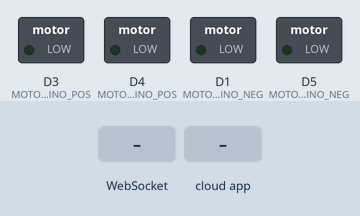
A sketch run on a simulated ESP8266 (NodeMCU). On the bench: switched loads named in the sketch (green lamp = pin HIGH). The inputs (shaded band) are chosen by the test bench. WiFi joins after 1.5 s; servers stay silent unless stated; what the sketch prints to the serial monitor is not drawn.

Above: at 2.7 s.
2.8 s: WebSocket text "FRONT" received
At 4.0 s:
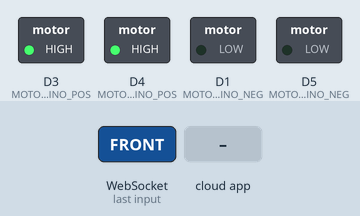
4.3 s: WebSocket text "LEFT" received
At 5.2 s:
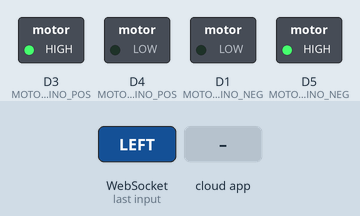
5.8 s: the phone or cloud app sets led to 1
At 6.3 s:
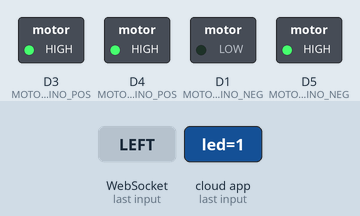
7.3 s: WebSocket text "RIGHT" received
At 8.5 s:
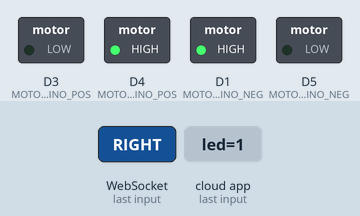
8.8 s: WebSocket text "BACK" received
At 9.9 s:
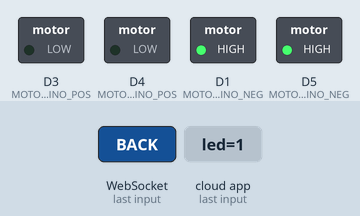
10.3 s: the phone or cloud app sets led to 1
At 11.0 s:
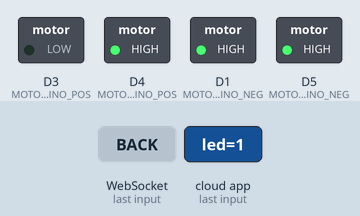
Timing chart, 0 to 12.8 s (numbered marks = the images above; inputs shaded):
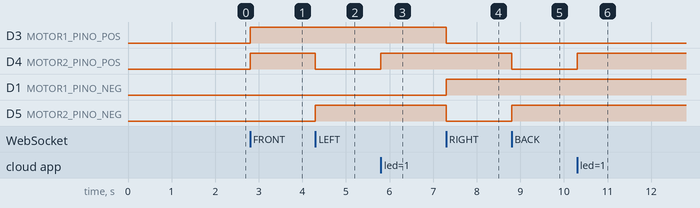

The sketch:

main.ino
```cpp
#include <ESP8266WiFi.h>
#include <WebSocketsServer.h>
#include <DHT.h> //Biblioteca para funcionamento do sensor de temperatura e umidade DHT11
#include <ThingerESP8266.h>
#include <SPI.h>

#define D0    16
#define D1    5
#define D2    4
#define D3    0
#define D4    2
#define D5    14
#define D6    12
#define D7    13
#define D8    15

#define MOTOR1_PINO_POS    D3
#define MOTOR1_PINO_NEG    D1
#define MOTOR2_PINO_POS    D4
#define MOTOR2_PINO_NEG    D5

#define DHTPIN 4 //Pino digital D2 (GPIO4) conectado ao DHT11
#define DHTTYPE DHT11 //Tipo do sensor DHT11

#define USERNAME "eduardossaleme"
#define DEVICE_ID "testando"
#define DEVICE_CREDENTIAL "&ksGZ9eb+0q!vFQ5"

#define SSID "PIC2-2.4G"
#define SSID_PASSWORD "engcomp@ufes"


WebSocketsServer webSocket = WebSocketsServer(81);

ThingerESP8266 thing(USERNAME, DEVICE_ID, DEVICE_CREDENTIAL);

DHT dht(DHTPIN, DHTTYPE); //Inicializando o objeto dht do tipo DHT passando como parâmetro o pino (DHTPIN) e o tipo do sensor (DHTTYPE)

// Autenticação wi-fi - Coloque aqui a sua configuração
const char* ssid     = "PIC2-2.4G";
const char* password = "engcomp@ufes";

// Tratamento de eventos dos dados que vêm do cliente
void webSocketEvent(uint8_t num, WStype_t type, uint8_t * payload, size_t lenght) {

  switch (type) {
    case WStype_DISCONNECTED:
      break;

    case WStype_CONNECTED:
      { IPAddress ip = webSocket.remoteIP(num);
        Serial.println(ip);
      }
      break;

    case WStype_TEXT:
      { String text = String((char *) &payload[0]);
        Serial.println(text);
        Serial.println(num);
        Serial.println(type);

        if (text == "FRONT") {
          frente();
        } else if (text == "LEFT") {
          esquerda();
        } else if (text == "RIGHT") {
          direita();
        } else if (text == "BACK") {
          tras();
        } else if (text == "OFF") {
          para();
        }
      }
      break;

  }

}

void setaMotor(int motor1Positivo, int motor1Negativo, int motor2Positivo, int motor2Negativo) {
  digitalWrite(MOTOR1_PINO_POS, motor1Positivo);
  digitalWrite(MOTOR1_PINO_NEG, motor1Negativo);
  digitalWrite(MOTOR2_PINO_POS, motor2Positivo);
  digitalWrite(MOTOR2_PINO_NEG, motor2Negativo);
}

void para() {
  setaMotor(0, 0, 0, 0);
}

void frente() {
  setaMotor(255, 0, 255, 0);
}

void tras() {
  setaMotor(0, 255, 0, 255);
}

void direita() {
  setaMotor(0, 200, 200, 0);
}

void esquerda() {
  setaMotor(200, 0, 0, 200);
}

void setup() {
  Serial.begin(9600);

  WiFi.begin(ssid, password);
  while (WiFi.status() != WL_CONNECTED) {
    Serial.print(". ");
    delay(100);
  }
  Serial.println(WiFi.localIP());
  webSocket.begin();
  webSocket.onEvent(webSocketEvent);

  thing.add_wifi(SSID, SSID_PASSWORD);
  pinMode(LED_BUILTIN, OUTPUT);
  thing["led"] << digitalPin(LED_BUILTIN);
  thing["millis"] >> outputValue(millis());
  delay(50); // ?Intervalo para aguardar a estabilização do sistema
  dht.begin(); //Inicializa o sensor DHT11
  thing["dht11"] >> [](pson& out){
    out["humidity"] = dht.readHumidity();
    out["celsius"] = dht.readTemperature();
  };

  pinMode(MOTOR1_PINO_POS,OUTPUT);
  pinMode(MOTOR1_PINO_NEG,OUTPUT);
  pinMode(MOTOR2_PINO_POS,OUTPUT);
  pinMode(MOTOR2_PINO_NEG,OUTPUT);

  para();
}

void loop() {
  webSocket.loop();
  thing.handle();
}
```

Measured:
- after the input at 2.8 s, D3 (MOTOR1_PINO_POS), D4 (MOTOR2_PINO_POS): LOW → HIGH at once
- after the input at 4.3 s, D4 (MOTOR2_PINO_POS): HIGH → LOW at once; D5 (MOTOR2_PINO_NEG): LOW → HIGH at once
- after the input at 5.8 s, D4 (MOTOR2_PINO_POS): LOW → HIGH at once
- after the input at 7.3 s, D3 (MOTOR1_PINO_POS), D5 (MOTOR2_PINO_NEG): HIGH → LOW at once; D1 (MOTOR1_PINO_NEG): LOW → HIGH at once
- after the input at 8.8 s, D4 (MOTOR2_PINO_POS): HIGH → LOW at once; D5 (MOTOR2_PINO_NEG): LOW → HIGH at once
- after the input at 10.3 s, D4 (MOTOR2_PINO_POS): LOW → HIGH at once
